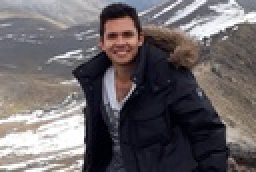
%> input picture Sistemas de Vision Artificial/img/Yo merengues.jpg, 128 x 86 px, shrunk from 572 x 383 before the run (shown 2 times larger)
$ octave n2_Suavizado_Filtro_Promediador.m   (GNU Octave 9; MATLAB toolbox functions it lacks are replaced by stand-ins)
%> lines starting %> are read from the running program, lines starting %| are printed output that depends on the picture
### Sistemas de Vision Artificial/n1_MASCARA_SOBEL.m
%MÁSCARA DE SOBEL: La máscara de SOBEL es un operador muy utilizado en
%visión artificial y lo que hace es considerar dos matrices, las cuales se
%llaman máscaras, estas matrices Δx = Sx y Δy = Sy son de 3X3 y se aplican
%en torno a un pixel central, el cual es el elemento de análisis y a los
%elementos que lo rodean se les llama vecindad, el pixel central tiene la
%coordenada i,j y a partir de ese punto se dan las coordenadas de los
%elementos de la vecindad, siendo las filas de abajo las coordenadas i+1 y
%las de arriba i-1 y siendo las columnas de la izquierda j-1 y las de la
%derecha j+1, la siguente matriz se crea a partir de la columna j+1 de la
%anterior y así se van creando las demás respectivamente.
%El pixel central que se encuentra en el centro de las matrices 3X3 de la
%máscara de Sobel se describe con una función x1(τ) y x2(t-τ) el cual es un
%elemento que se encuentra rotado y con un desplazamiento, intercambiando
%las filas y columnas de la matriz original entre sí. Luego se aplica
%convolución por lo que ambos elementos x1(τ) y x2(t-τ) deben ser
%multiplicados.
function R = n1_MASCARA_SOBEL(f)
Sx = [-1,-2,-1;0,0,0;1,2,1];    %Sx = Δx
Sy = [-1,0,1;-2,0,2;-1,0,1];    %Sy = Δy = Transpuesta(Sx)
[filas, columnas] = size(f);    %Dimensionamiento de la escala de grises.

for i = 2:filas-1
    for j = 2:columnas-1
        %Gx = f(x+Δx,y(cte))-f(x-Δx,y(cte))/Δx*Sx
        %Gy = f(x(cte),y+Δy)-f(x(cte),y-Δy)/Δx*Sy
        S = f(i-1:i+1, j-1:j+1);
        %G = √Gx^2+Gy^2
        R(i-1,j-1) = sqrt(sum(sum(S.*Sx))^2+sum(sum(S.*Sy))^2);
    end
end

### Sistemas de Vision Artificial/n2_Suavizado_Filtro_Promediador.m
clc
clear all
close all

%SUAVIZADO DE IMÁGENES - Filtro Promediador: Este lo que hace es difuminar,
%si se aplica a una imagen con una Máscara de Sobel que reconoce bordes,
%puede elegirse un tamaño de filtro en específico para que solamente se
%reconozcan los bordes que nos sirvan, en vez de reconocerlos todos.

%imread(): comando para leer una imagen y convertirla a matrices de 3
%dimensiones, que prácticamente se ve como un cubo, del cubo de colores se
%obtienen 3 capas, osea 3 matrices una encima de otra, todas con el mismo
%número de filas y columnas, de este cubo se extraen las distintas capas
%para obtener los colores RGB.
IMA = imread('C:\Users\diego\OneDrive\Documents\MATLAB\Sistemas de Vision Artificial\img\Yo merengues.jpg');
%> IMA is the input picture: size 86x128x3 uint8; mean R, G, B 105.7, 100.1, 102.7
%rgb2gray(): Comando que extrae el cubo matricial de la imagen obtenida con
%imread y hace un tipo de promedio con todos los colores para obtener una
%escala de grises que no le da prioridad a ningún color R, G o B en
%específico.
f = double(rgb2gray(IMA));
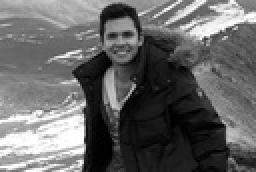
%> f: size 86x128 double (shown 2 times larger); min 1, max 255, mean 102

%Dimensionamiento de la matriz obtenida: Con el método size aplicado a una
%matriz cualquiera, se obtiene primero el número de filas y luego el
%número de columnas.
[filas, columnas] = size(f);
%> filas = 86; columnas = 128

%FILTRO PROMEDIADOR:
%Cuando un pixel llega a presentar una diferencia en comparación con los
%tonos RGB o grises de sus pixeles próximos, se identifica eso como un
%factor de ruido, el suavizado lo que hace es realizar una convolución de
%un pixel junto con sus pixeles próximos, que son los pixeles de arriba,
%abajo, a un lado y a el otro, estos son analizados y llamados vecindad, lo
%que pasará es que se tratará de corregir y quitar esos pixeles que tienen
%ruido, esto se aplica a todos los pixeles que conforman la imagen, se hace
%siguiendo la fórmula descrita a continuación, donde A es la matriz que
%describe la imagen original y T es el tamaño del filtro que se quiere
%aplicar:
%h = (1/T^2)*Σ(A)
%Los filtros deben ser de tamaño impar para que el pixel que se está
%analizando quede en el centro de la vecindad.

%Para ello se debe extraer de la matriz f (que es la escala de grises de la
%imagen original) pequeñas partes de 3X3 para poder aplicar el filtro h, se
%indica que parta desde la posición 2 hasta el número de filas y columnas
%-1 porque el número de inicio es el centro de la matriz y de ahí parte a
%sus demás coordenadas, ya que los demás pixeles que se analizan deben
%tener el mismo tamaño del filtro, por eso es que se le resta cierto valor
%a las filas y columnas del bucle, como se ve en los siguientes tamaños de
%filtro:
%T = 3, inicio:2, final: filas-1
%T = 5, inicio:3, final: filas-2
%T = 7, inicio:4, final: filas-3
%Para obtener esta relación en el inicio y el final se usan las fórmuas:
%T = tamaño filtro, inicio: (T+1)/2, final: (T-1)/2
%Para probar varios filtros se crea un bucle for que pruebe varios valores
%de T y vaya de 2 en 2.
for T = 3:2:35
    h = (1/T^2)*ones(T);
    for i = (T+1)/2:filas-(T-1)/2
        for j = (T+1)/2:columnas-(T-1)/2
            %Extracción de las submatrices para que el filtro pueda tener
            %cualquier tamaño, se hace lo mismo que se hizo en los límites
            %del bucle, pero solo en las partes donde hay una suma o resta.
            I = f(i-(T-1)/2:i+(T-1)/2, j-(T-1)/2:j+(T-1)/2);
            %De la siguiente manera ya que se hayan obtenido las
            %submatrices de la matriz original que describe la imagen,
            %simplemente se multiplica por el filtro h cada una de ellas,
            %a esto se le aplica convolución para obtener un solo dato de
            %cada pixel.
            g(i-1,j-1) = sum(sum(I.*h));
        end
    end

    %MÁSCARA DE SOBEL: Obtención de bordes.
    %Es importante aplicar la Máscara de Sobel hasta después de haber
    %aplicado el Filtro Promediador para no afectar la resolución del
    %resultado y eliminar de mejor manera el ruido de la imagen original,
    %ya que en la imagen donde ya se aplicó la máscara, el borde es
    %resaltado y puede ser considerado erróneamente como ruido por el
    %filtro.
    figure(1), imshow(uint8(n1_MASCARA_SOBEL(g)))
    title(strcat('Suavizado - Filtro Promediador: Tamaño T=', num2str(T)))
    %drawnow se usa para mostrar una animación respecto a alguna variable
    %del bucle for, en este caso la variable R.
    drawnow
end
%> this loop made 17 passes
%> pass 1, `imshow(uint8(n1_MASCARA_SOBEL(g)))`:
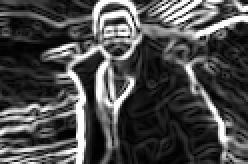
%> displayed picture: size 82x124, on the screen's scale of 0 to 255 (shown 2 times larger); min 0, max 255, mean 74.5
%> pass 2, `imshow(uint8(n1_MASCARA_SOBEL(g)))`:
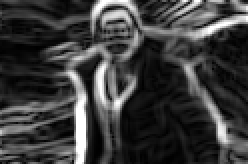
%> displayed picture: size 82x124, on the screen's scale of 0 to 255 (shown 2 times larger); min 0, max 255, mean 60.1
%> after the loop:
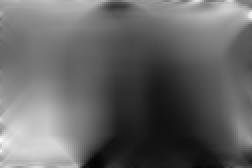
%> g: size 84x126 double (shown 2 times larger); min 4.29, max 250, mean 102
%IMAGEN EN ESCALA DE GRISES:
figure(2), imshow(uint8(f))
title('Imagen en Escala de Grises - Matriz 2D')

%Si a la imagen que tiene el Filtro Promediador se le aplica la Máscara de
%Sobel que identifica bordes, el resultado es una imagen donde los bordes
%ya no se ven tan remarcados en algunas zonas, esto lo que hace es
%disminuir el ruido y pasa porque las máscaras de Sobel, Prewitt y
%Gradiente son derivadas, por eso es que ellas exageran razgos de la imagen
%sin control, pero con el suavizado de imagenes estos razgos se suavizan.
figure(3), imshow(uint8(n1_MASCARA_SOBEL(f)))
%> after the loop in n1_MASCARA_SOBEL (call 18), `for i = 2:filas-1`:
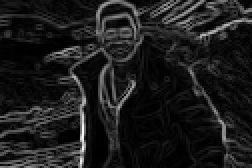
%> R: size 84x126 double (shown 2 times larger); min 0, max 977.8, mean 110; drawn with min black and max white
%> after `imshow(uint8(n1_MASCARA_SOBEL(f)))`:
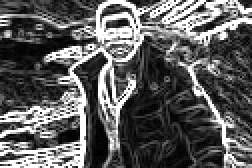
%> displayed picture: size 84x126, on the screen's scale of 0 to 255 (shown 2 times larger); min 0, max 255, mean 93.3
title('Bordes - Máscara de Sobel G')
figure(4), imshow(uint8(n1_MASCARA_SOBEL(g)))
%> after the loop in n1_MASCARA_SOBEL (call 19), `for i = 2:filas-1`:
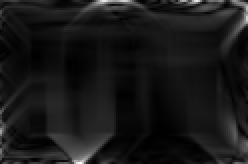
%> R: size 82x124 double (shown 2 times larger); min 0.0457, max 299.6, mean 28.4; drawn with min black and max white
title('Bordes y Suavizado - Máscara de Sobel G y Filtro Promediador')

%El filtro Promediador tiene como característica principal que es el que
%más difumina la imagen después de haber sido aplicado, por lo cual la
%imagen se puede ver demasiado borrosa cuando este se usa, lo que lo hace
%el peor de los 3 filtros que se pueden utilizar.
